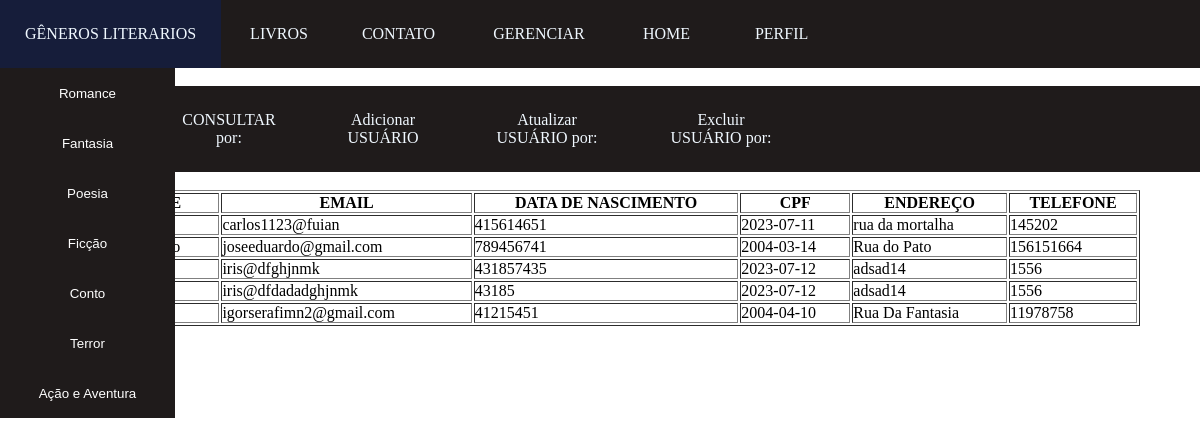
Page /funcionario/gerenciar_usuario/usuario_lista.php on the earlier database version.
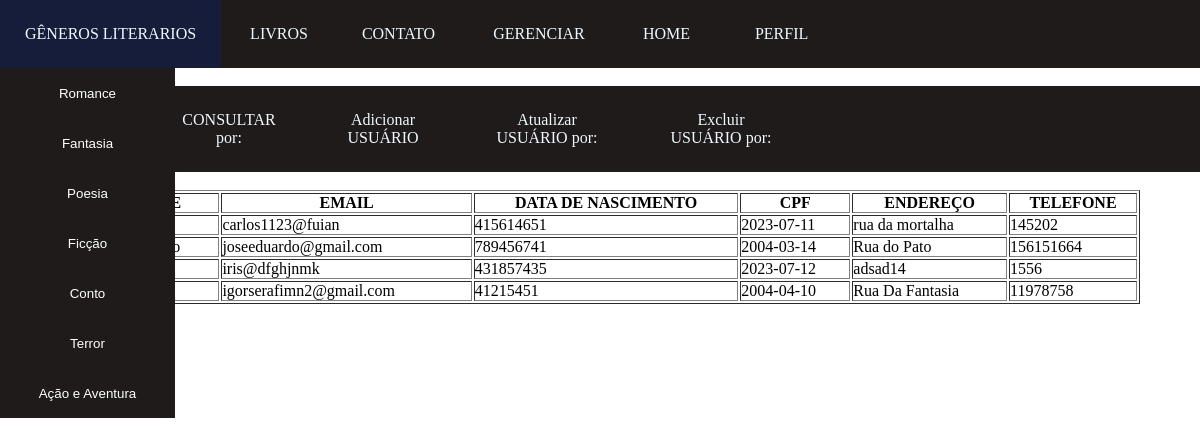
Same page on the later database version.
### tables this page shows
CREATE TABLE `usuario` (
  `id_usuario` int NOT NULL,
  `nome_usuario` varchar(50) NOT NULL,
  `email_usuario` varchar(50) NOT NULL,
  `data_usuario` date NOT NULL,
  `cpf_usuario` int NOT NULL,
  `senha_usuario` varchar(20) NOT NULL,
  `endereco_usuario` varchar(50) NOT NULL,
  `telefone_usuario` int NOT NULL
);

### funcionario/gerenciar_usuario/usuario_lista.php (the view, shortened to what this page needs)
<!DOCTYPE html>
<html lang="pt-br">
<head>
    <link rel="stylesheet" href="../../design/index.css">
    <link rel="stylesheet" href="../../design/menu.css">
    <link rel="stylesheet" href="https://cdnjs.cloudflare.com/ajax/libs/font-awesome/6.4.0/css/all.min.css" />
    <link rel="stylesheet" href="https://cdnjs.cloudflare.com/ajax/libs/font-awesome/5.15.3/css/all.min.css">
</head>
<body>
    <div style="background-color: #1f1919;">
        <nav>
            <ul>
                <li class="dropdown">
                    <a href="../generos_literario.html">GÊNEROS LITERARIOS</a>
                    <div class="dp-menu">
                        <form method="post" action="../php/lista_genero.php">
                            <button type="submit" name="Submit">Romance</button>
                        </form>
                        <form method="post" action="../php/lista_genero.php">
                            <button type="submit" name="Submit">Fantasia</button>
                        </form>
                        <form method="post" action="../php/lista_genero.php">
                            <button type="submit" name="Submit">Poesia</button>
                        </form>
                        <form method="post" action="../php/lista_genero.php">
                            <button type="submit" name="Submit">Ficção</button>
                        </form>
                        <form method="post" action="../php/lista_genero.php">
                            <button type="submit" name="Submit">Conto</button>
                        </form>
                        <form method="post" action="../php/lista_genero.php">
                            <button type="submit" name="Submit">Terror</button>
                        </form>
                        <form method="post" action="../php/lista_genero.php">
                            <button type="submit" name="Submit">Ação e Aventura</button>
                        </form>
                    </div>
                </li>
                <li>
                    <a href="../livros.php">LIVROS</a>
                </li>
                <li>
                    <a href="../contato.html">CONTATO</a>
                </li>
                <li class="dropdown">
                <a href="../gerenciar.html" style="width: 150px; text-align: center;">GERENCIAR</a>
                </li>
                <li>
                    <a href="../index.php">HOME</a>
                </li>
                <li class="dropdown">
                    <a href="../perfil.php" style="width: 125px; text-align: center;">PERFIL</a>
                </li>
            </ul>
        </nav>
    </div>
    <br>
    <nav>
        <ul>
            <li>
                <a href="usuario_lista.php" style="width: 150px; text-align: center;">LISTA USUÁRIO</a>
            </li>
            <li class="dropdown">
                <a href="consultar_por.html" style="width: 150px; text-align: center;">CONSULTAR por:</a>
            </li>
            <li>
                <a href="adicionar_usuario.html" style="width: 150px; text-align: center;">Adicionar USUÁRIO</a>
            </li>
            <li class="dropdown">
                <a href="atualizar_usuario_por.html" style="width: 170px; text-align: center;">Atualizar USUÁRIO por:</a>
            </li>
            <li class="dropdown">
                <a href="excluir_usuario_por.html" style="width: 170px; text-align: center;">Excluir USUÁRIO por:</a>
            </li>
        </ul>
    </nav>
    <br>
    <table border="1" style="width:90%; margin: auto;">
    <tr>
        <th>ID</th>
        <th>NOME</th>
        <th>EMAIL</th>
        <th>DATA DE NASCIMENTO</th>
        <th>CPF</th>
        <th>ENDEREÇO</th>
        <th>TELEFONE</th>
    </tr>
    <?php
    include('../../php/conexao.php');
        $resultado = mysqli_query($mysqli, "SELECT * FROM usuario");
        while ($row = mysqli_fetch_assoc($resultado)) {
            $id_usuario = $row['id_usuario'];
            $nome_usuario = $row['nome_usuario'];
            $email_usuario = $row['email_usuario'];
            $cpf_usuario = $row['cpf_usuario'];
            $data_usuario = $row['data_usuario'];
            $endereco_usuario = $row['endereco_usuario'];
            $telefone_usuario = $row['telefone_usuario'];
            echo "<tr>";
            echo "<td>".$id_usuario."</td>";
            echo "<td>".$nome_usuario."</td>";
            echo "<td>".$email_usuario."</td>";
            echo "<td>".$cpf_usuario."</td>";
            echo "<td>".$data_usuario."</td>";
            echo "<td>".$endereco_usuario."</td>";
            echo "<td>".$telefone_usuario."</td>";
            echo "</tr>";
        }
    ?>
    </table>
</body>
</html>

Differences in the rows shown:
removed usuario: email_usuario "iris@dfdadadghjnmk", cpf_usuario "43185", data_usuario "2023-07-12", endereco_usuario "adsad14", telefone_usuario "1556"
